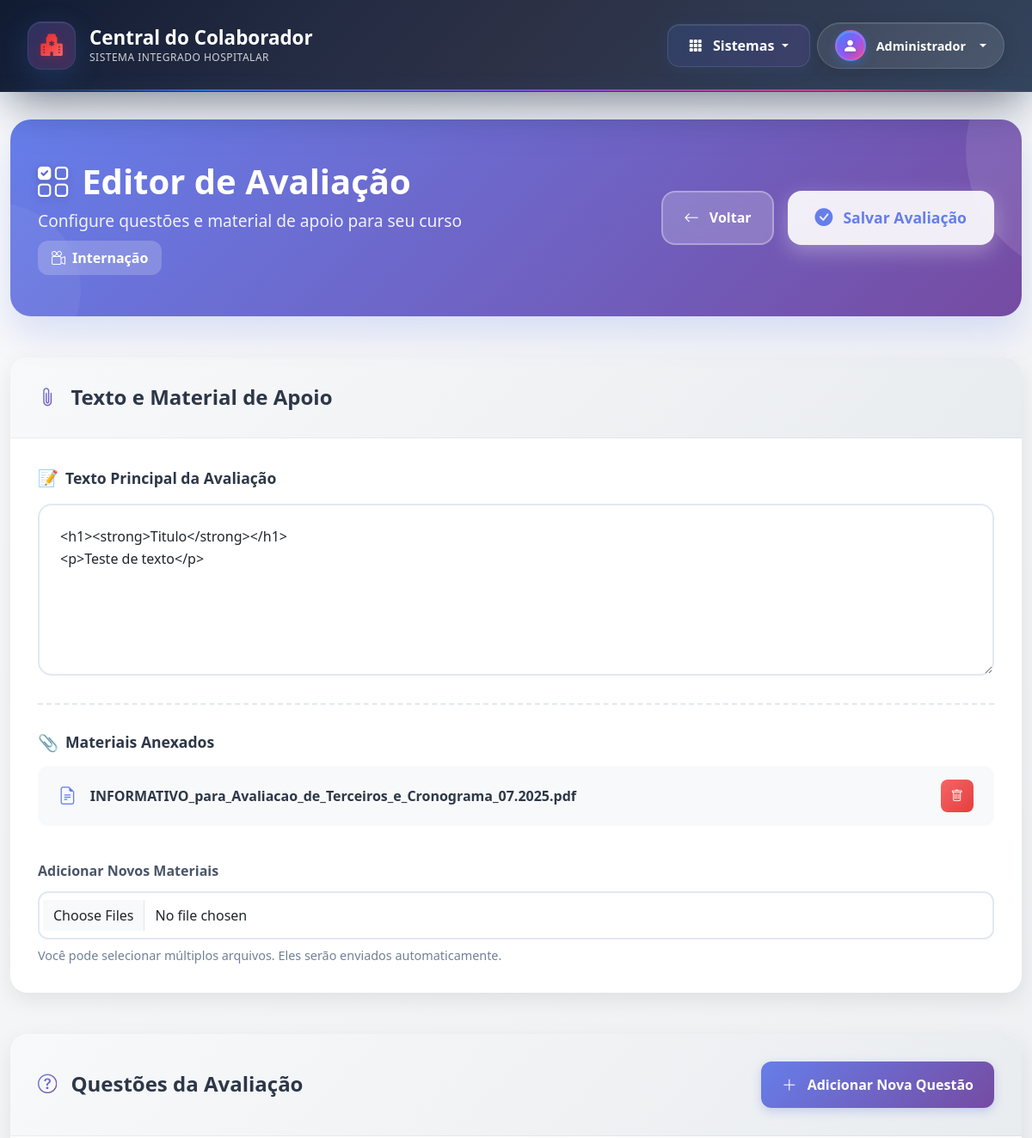
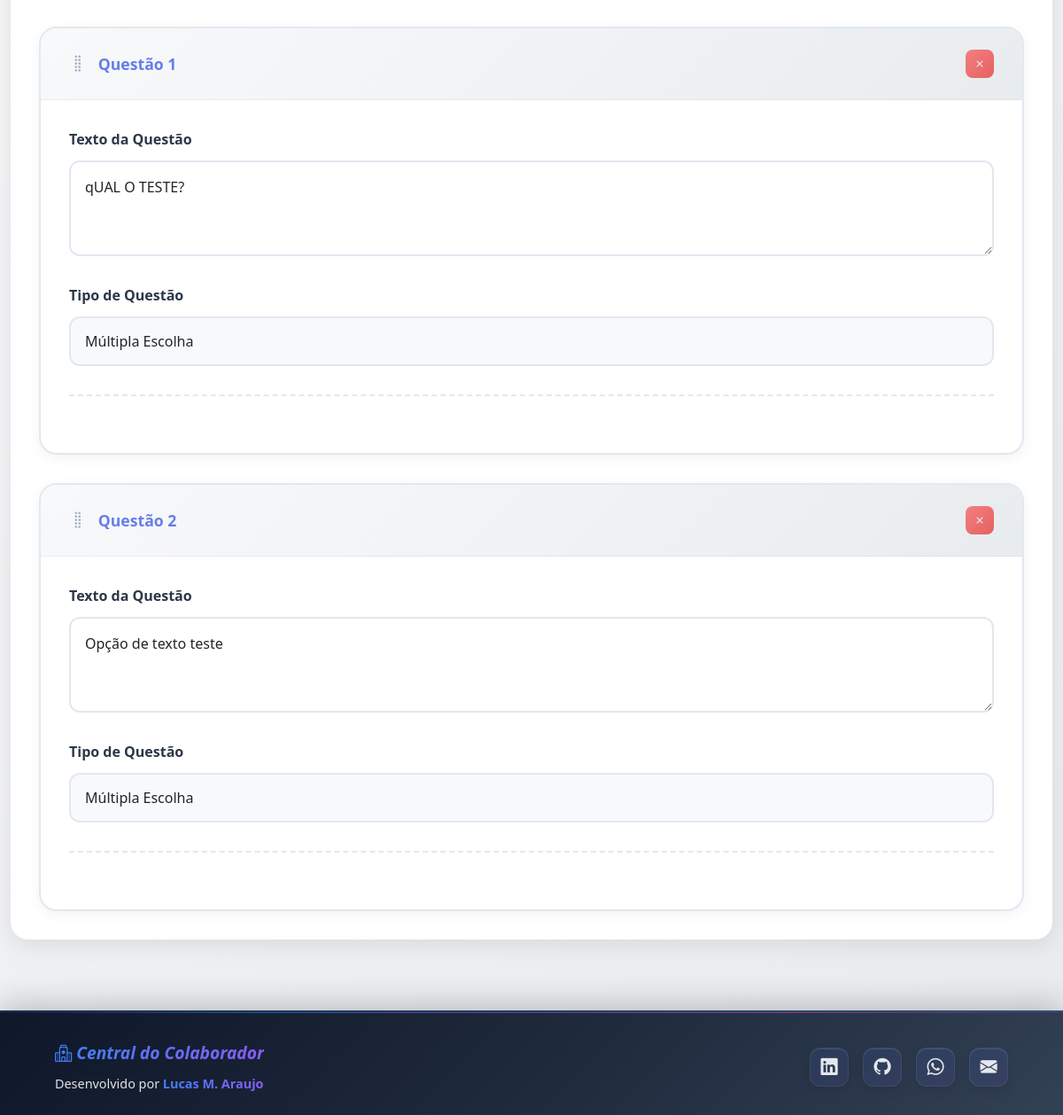
The page /admin/course/1/quiz (signed in) on the database its author committed (2 pictures, top to bottom).
### app/models.py (models this page shows, shortened)
class User(db.Model, UserMixin):
    __tablename__ = 'users'
    id = db.Column(db.Integer, primary_key=True)
    name = db.Column(db.String(100), nullable=False)
    username = db.Column(db.String(50), unique=True, nullable=False)
    password = db.Column(db.String(200), nullable=False)
    profile = db.Column(db.String(200), nullable=False)
    email = db.Column(db.String(120), unique=True, nullable=False)
    is_active = db.Column(db.Boolean, default=True, nullable=False)
    creation_date = db.Column(db.DateTime, nullable=False, default=datetime.utcnow)
    last_login = db.Column(db.DateTime, nullable=True)
    notices = db.relationship('Notice', back_populates='author')
    forms = db.relationship('Form', back_populates='worker', lazy='dynamic')
    shared_repositories = db.relationship('Repository', secondary=repository_access, back_populates='shared_with_users')

class Course(db.Model):
    __tablename__ = 'courses'
    id = db.Column(db.Integer, primary_key=True)
    title = db.Column(db.String(150), nullable=False)
    description = db.Column(db.Text, nullable=True)
    video_filename = db.Column(db.String(200), nullable=False)
    image_filename = db.Column(db.String(200), nullable=True)
    duration_seconds = db.Column(db.Integer, nullable=False, default=0)
    date_registry = db.Column(db.DateTime, nullable=False, server_default=db.func.now())
    is_active = db.Column(db.Boolean, default=True, nullable=False)
    quiz = db.relationship('Quiz', backref='course', uselist=False, cascade="all, delete-orphan")
    progress_records = db.relationship('UserCourseProgress', back_populates='course', cascade="all, delete-orphan", lazy='dynamic')

class Quiz(db.Model):
    __tablename__ = 'quizzes'
    id = db.Column(db.Integer, primary_key=True)
    title = db.Column(db.String(200), nullable=False)
    course_id = db.Column(db.Integer, db.ForeignKey('courses.id'), unique=True, nullable=False)
    support_text = db.Column(db.Text)
    questions = db.relationship('Question', backref='quiz', cascade="all, delete-orphan", lazy=True)
    attachments = db.relationship('QuizAttachment', backref='quiz', lazy=True, cascade="all, delete-orphan")
    def to_dict(self):
        sorted_questions = sorted(self.questions, key=lambda q: q.id)
        return {
            "id": self.id,
            "title": self.title,
            "questions": [q.to_dict() for q in sorted_questions]
        }

class QuizAttachment(db.Model):
    __tablename__ = 'quiz_attachments'
    id = db.Column(db.Integer, primary_key=True)
    filename = db.Column(db.String(255), nullable=False)
    filepath = db.Column(db.String(255), nullable=False, unique=True)
    quiz_id = db.Column(db.Integer, db.ForeignKey('quizzes.id'), nullable=False)

class Question(db.Model):
    __tablename__ = 'questions'
    id = db.Column(db.Integer, primary_key=True)
    quiz_id = db.Column(db.Integer, db.ForeignKey('quizzes.id'), nullable=False)
    text = db.Column(db.Text, nullable=False)
    question_type = db.Column(db.Enum(QuestionType), nullable=False, default=QuestionType.MULTIPLE_CHOICE)
    options = db.relationship('AnswerOption', backref='question', cascade="all, delete-orphan", lazy=True)
    def to_dict(self):
        return {
            'id': self.id,
            'text': self.text,
            'question_type': self.question_type.name,
            'options': [opt.to_dict() for opt in self.options]
        }

### app/routes/admin.py (the view, shortened to what this page needs)
@admin_bp.route("/course/<int:course_id>/quiz", methods=['GET', 'POST'])
@login_required
@admin_required
def manage_quiz(course_id):
    course = Course.query.get_or_404(course_id)
    quiz = course.quiz
    if not quiz:
        quiz = Quiz(title=f"Avaliação para {course.title}", course_id=course.id)
        db.session.add(quiz)
        db.session.commit()
    return render_template("training/manage_quiz.html", course=course, quiz=quiz)

### app/__init__.py (called while the page is built)
def login_config(app):
    login_manager = LoginManager()
    login_manager.init_app(app)
    login_manager.login_view = 'auth.login'
    login_manager.login_message = "Por favor, realize o login para acessar esta página."
    login_manager.login_message_category = "info"
    @login_manager.user_loader
    def load_user(id):
        return db.session.get(User, int(id))

### app/models.py (called while the page is built)
    def to_dict(self):
        return {
            'id': self.id,
            'text': self.text,
            'is_correct': self.is_correct
        }

### app/routes/admin.py (called while the page is built)
def admin_required(f):
    @wraps(f)
    def decorated_function(*args, **kwargs):
        if 'ADMIN' not in current_user.profile:
            flash("Acesso negado. Ação restrita a administradores.", "danger")
            return redirect(url_for('main.panel'))
        return f(*args, **kwargs)
    return decorated_function

### app/templates/training/manage_quiz.html (shortened to what this page needs)
{% extends "navbar.html" %}
{% block content %}
<div class="manage-quiz-page">
    <div class="container">
        {% include 'partials/_flash_messages.html' %}
        <div class="manage-quiz-header">
            <div class="manage-quiz-header-content">
                <div class="manage-quiz-title-section">
                    <h1 class="manage-quiz-main-title">
                        <i class="bi bi-ui-checks-grid"></i>
                        Editor de Avaliação
                    </h1>
                    <p class="manage-quiz-subtitle">
                        Configure questões e material de apoio para seu curso
                    </p>
                    <div class="manage-quiz-course-name">
                        <i class="bi bi-camera-reels me-2"></i>{{ course.title }}
                    </div>
                </div>
                <div class="manage-quiz-actions">
                    <a href="{{ url_for('admin.manage_courses') }}" class="manage-quiz-back-btn">
                        <i class="bi bi-arrow-left"></i>
                        Voltar
                    </a>
                    <button type="submit" form="quizForm" class="manage-quiz-save-btn">
                        <i class="bi bi-check-circle-fill"></i>
                        Salvar Avaliação
                    </button>
                </div>
            </div>
        </div>
        <form method="POST" id="quizForm" enctype="multipart/form-data">
            <div class="manage-quiz-support-section">
                <div class="manage-quiz-section-header">
                    <h5 class="manage-quiz-section-title">
                        <i class="bi bi-paperclip"></i>
                        Texto e Material de Apoio
                    </h5>
                </div>
                <div class="manage-quiz-section-content">
                    <div class="manage-quiz-text-editor">
                        <label for="support_text_editor" class="form-label">Texto Principal da Avaliação</label>
                        <textarea id="support_text_editor" name="support_text" class="form-control">{{ quiz.support_text or '' }}</textarea>
                    </div>
                    <div class="manage-quiz-attachments">
                        <h6 class="manage-quiz-attachments-title">Materiais Anexados</h6>
                        <ul id="attachment-list" class="manage-quiz-attachment-list list-group">
                            {% for attachment in quiz.attachments %}
                            <li class="list-group-item" data-attachment-id="{{ attachment.id }}">
                                <div class="attachment-info">
                                    <i class="bi bi-file-earmark-text"></i>
                                    <a href="{{ url_for('training.download_attachment', attachment_id=attachment.id) }}" target="_blank">{{ attachment.filename }}</a>
                                </div>
                                <button type="button" class="delete-attachment-btn" title="Excluir anexo">
                                    <i class="bi bi-trash"></i>
                                </button>
                            </li>
                            {% endfor %}
                        </ul>
                        <div class="manage-quiz-file-upload">
                            <label for="file-input" class="form-label">Adicionar Novos Materiais</label>
                            <input class="form-control" type="file" id="file-input" multiple>
                            <div class="form-text">Você pode selecionar múltiplos arquivos. Eles serão enviados automaticamente.</div>
                        </div>
                    </div>
                </div>
            </div>
            <div class="manage-quiz-questions-section">
                <div class="manage-quiz-questions-header">
                    <h5 class="manage-quiz-questions-title">
                        <i class="bi bi-question-circle"></i>
                        Questões da Avaliação
                    </h5>
                    <button type="button" id="addQuestionBtn" class="manage-quiz-add-question-btn">
                        <i class="bi bi-plus-lg"></i>
                        Adicionar Nova Questão
                    </button>
                </div>
                <div class="manage-quiz-questions-content">
                    <div id="questions-container" class="manage-quiz-questions-container">
                        {% if not quiz.questions %}
                        <div class="manage-quiz-empty-state">
                            <div class="manage-quiz-empty-icon">
                                <i class="bi bi-question-circle-fill"></i>
                            </div>
                            <h6 class="manage-quiz-empty-title">Nenhuma questão adicionada</h6>
                            <p class="manage-quiz-empty-text">
                                Clique no botão "Adicionar Nova Questão" para começar a criar sua avaliação.
                            </p>
                        </div>
                        {% else %}
                        {% for q in quiz.questions | sort(attribute='id') %}
                        <div class="manage-quiz-question-card question-card" data-question-id="{{ q.id }}">
                            <div class="manage-quiz-question-header grab-handle">
                                <span class="manage-quiz-question-number">
                                    <i class="bi bi-grip-vertical grip-handle"></i>
                                    Questão {{ loop.index }}
                                </span>
                                <button type="button" class="remove-question-btn" aria-label="Remover Questão">
                                    <i class="bi bi-x"></i>
                                </button>
                            </div>
                            <div class="manage-quiz-question-content">
                                <div class="manage-quiz-question-input">
                                    <label class="form-label">Texto da Questão</label>
                                    <textarea class="form-control question-text" rows="3" placeholder="Digite o enunciado da questão...">{{ q.text }}</textarea>
                                </div>
                                <div class="manage-quiz-question-type">
                                    <label class="form-label">Tipo de Questão</label>
                                    <select class="form-select question-type">
                                        <option value="MULTIPLE_CHOICE" {% if q.question_type=='MULTIPLE_CHOICE' %}selected{% endif %}>Múltipla Escolha</option>
                                    </select>
                                </div>
                                <div class="manage-quiz-options-container options-container">
                                </div>
                            </div>
                        </div>
                        {% endfor %}
                        {% endif %}
                    </div>
                </div>
            </div>
        </form>
    </div>
</div>
{% endblock %}

### app/templates/navbar.html (shortened to what this page needs)
<!DOCTYPE html>
<html lang="pt-br" class="h-100">
<head>
    <link href="https://cdn.jsdelivr.net/npm/bootstrap@5.3.3/dist/css/bootstrap.min.css" rel="stylesheet">
    <link rel="stylesheet" href="https://cdn.jsdelivr.net/npm/bootstrap-icons@1.11.3/font/bootstrap-icons.min.css">
    <link rel="stylesheet" href="{{ url_for('static', filename='main.css') }}">
</head>
<body>
    {% if current_user.is_authenticated %}
    <nav class="navbar navbar-expand-lg navbar-dark shadow-lg navbar-custom no-print">
        <div class="container-fluid">
            <a class="navbar-brand navbar-brand-custom" href="{{ url_for('main.panel') }}">
                <div class="brand-container">
                    <div class="brand-icon-wrapper">
                        <i class="bi bi-hospital-fill brand-icon"></i>
                        <div class="heartbeat-effect"></div>
                    </div>
                    <div class="brand-text">
                        <span class="brand-title">Central do Colaborador</span>
                        <span class="brand-subtitle">Sistema Integrado Hospitalar</span>
                    </div>
                </div>
            </a>
            <div class="d-flex align-items-center ms-auto">
                <div class="dropdown me-2">
                    <button class="btn dropdown-toggle access-dropdown-button" type="button" id="acessosDropdown"
                        data-bs-toggle="dropdown" aria-expanded="false">
                        <i class="bi bi-grid-3x3-gap-fill me-2"></i>
                        <span>Sistemas</span>
                    </button>
                </div>
                <div class="dropdown">
                    <button class="btn dropdown-toggle user-dropdown-button" type="button" id="userDropdownGlobal"
                        data-bs-toggle="dropdown" aria-expanded="false">
                        <div class="user-avatar">
                            <i class="bi bi-person-fill"></i>
                        </div>
                        <div class="user-info d-none d-sm-block">
                            <span class="user-name">{{ current_user.name }}</span>
                        </div>
                    </button>
                </div>
            </div>
        </div>
    </nav>
    {% endif %}
    <main class="flex-shrink-0">
        {% block content %}{% endblock %}
    </main>
    <footer class="footer-premium no-print mt-auto">
        <div class="container">
            <div class="d-flex flex-wrap align-items-center justify-content-between">
                <div class="col-md-6 text-center text-md-start mb-3 mb-md-0">
                    <a href="{{ url_for('main.panel') }}" class="footer-brand">
                        <i class="bi bi-hospital"> Central do Colaborador</i>
                    </a>
                    <span class="footer-credit-text d-block mt-2">Desenvolvido por <strong>Lucas M.
                            Araujo</strong></span>
                </div>
                <div class="col-md-6 text-center text-md-end">
                    <a href="https://www.linkedin.com/in/mglucas0123/" target="_blank" rel="noopener noreferrer"
                        class="footer-social-link" title="LinkedIn">
                        <i class="bi bi-linkedin"></i>
                    </a>
                    <a href="https://github.com/mglucas0123" target="_blank" rel="noopener noreferrer"
                        class="footer-social-link" title="GitHub">
                        <i class="bi bi-github"></i>
                    </a>
                    <a href="https://wa.me/5534996854244" target="_blank" rel="noopener noreferrer"
                        class="footer-social-link" title="WhatsApp">
                        <i class="bi bi-whatsapp"></i>
                    </a>
                    <a href="mailto:lucasiturama2013@gmail.com" class="footer-social-link" title="Email">
                        <i class="bi bi-envelope-fill"></i>
                    </a>
                </div>
            </div>
        </div>
    </footer>
</body>
</html>

### rows shown on the page
User: name "Administrador"
Course: title "Internação"
Quiz: support_text "<h1><strong>Titulo</strong></h1> <p>Teste de texto</p>"
QuizAttachment: filename "INFORMATIVO_para_Avaliacao_de_Terceiros_e_Cronograma_07.2025.pdf"
Question: text "qUAL O TESTE?"
Question: text "Opção de texto teste"
